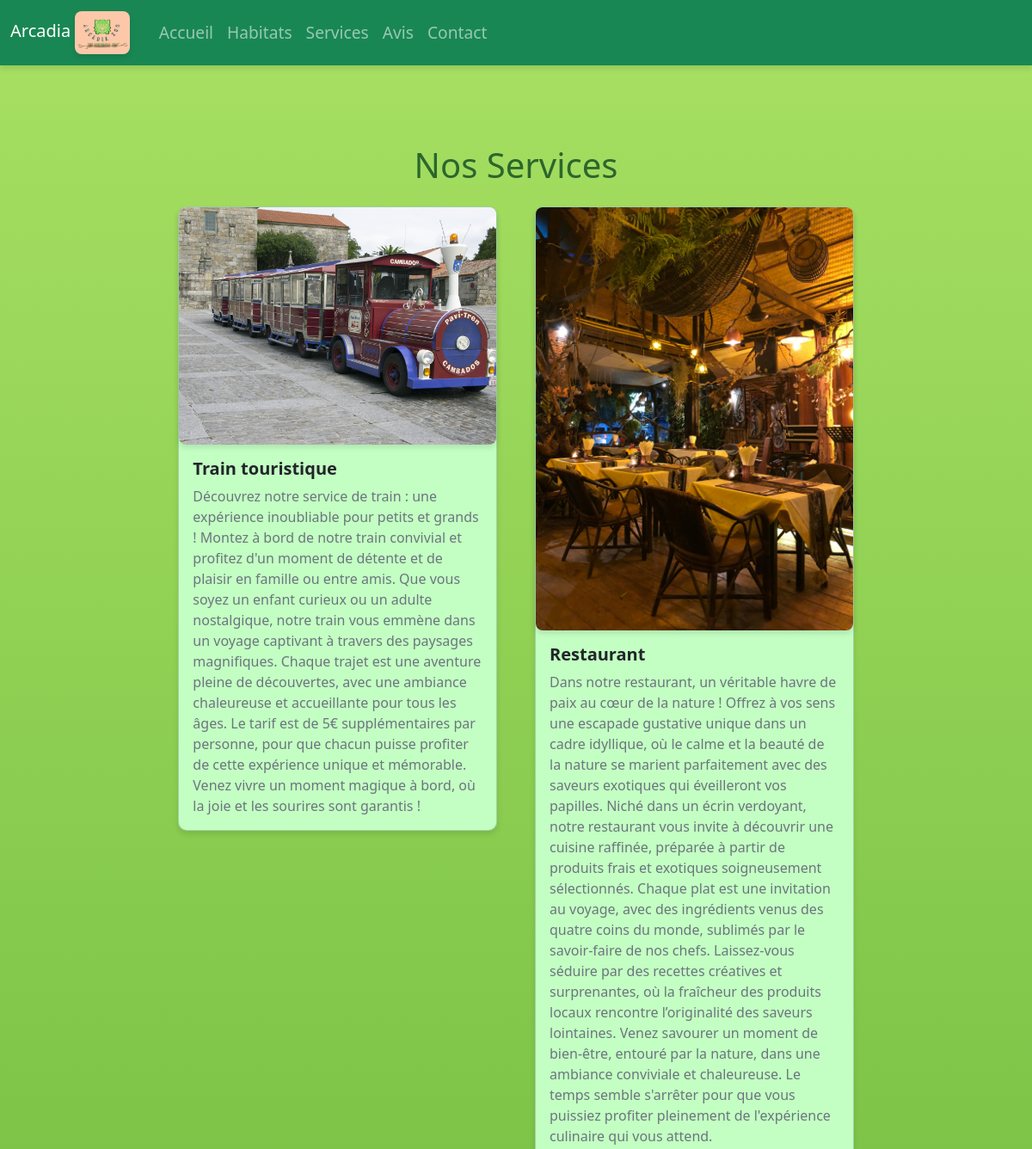
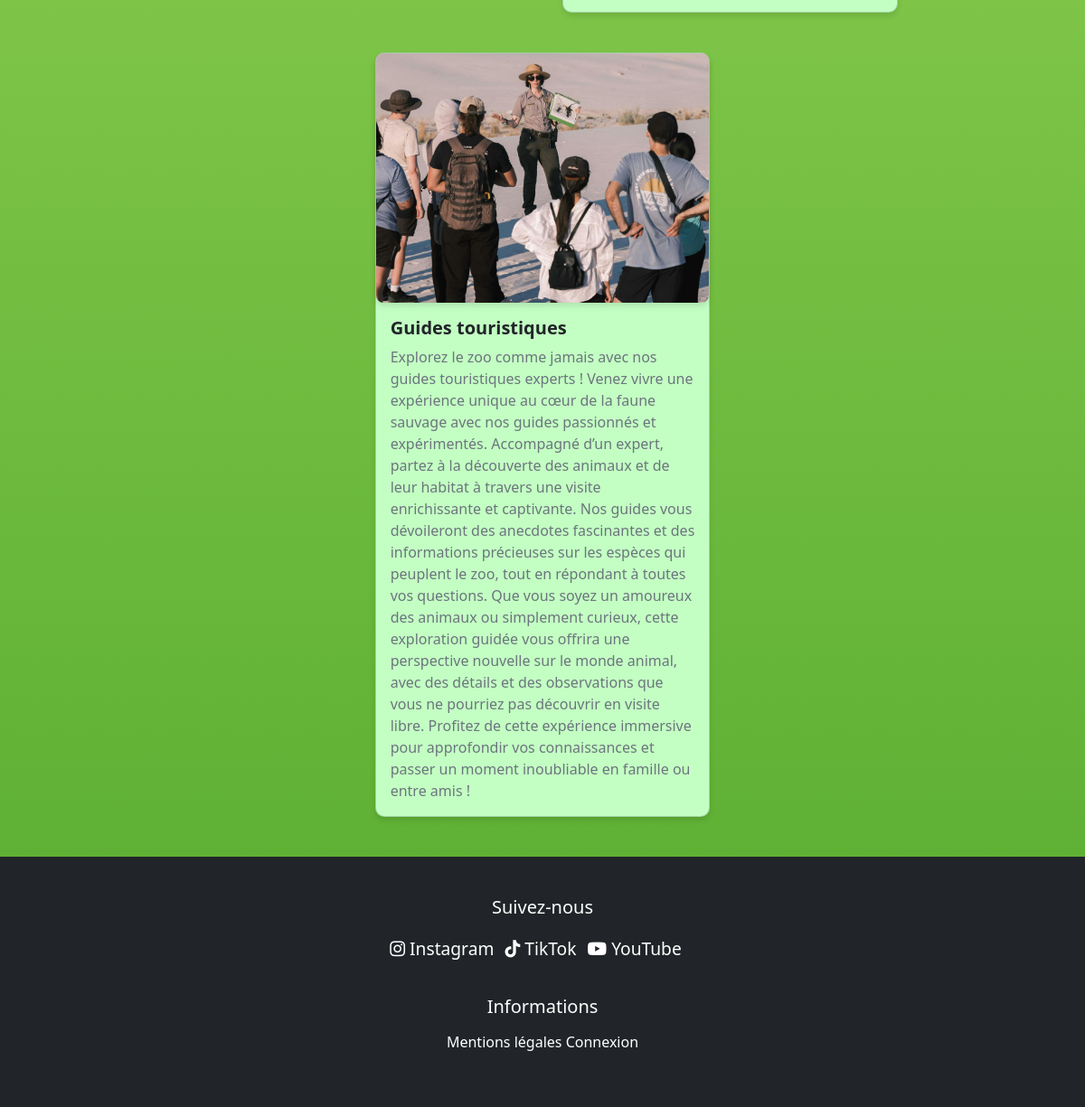
/services, run on the app's committed database (2 pictures, top to bottom).
### tables this page shows
CREATE TABLE `services` (
  `id` int NOT NULL,
  `name` varchar(255) NOT NULL,
  `description` text,
  `image` varchar(255) DEFAULT NULL,
  `created_at` timestamp NULL DEFAULT CURRENT_TIMESTAMP
);

### controllers/PublicController.php (called while the page is built, shortened)
<?php
class PublicController {
    public function services() {
        $serviceModel = new Service();
        $services = $serviceModel->getAllServices();
        require_once __DIR__ . '/../views/services.php';
    }
}

### public/index.php (called while the page is built, shortened)
<?php
require_once __DIR__ . '/../config/Database.php';
require_once __DIR__ . '/../controllers/PublicController.php';
require_once __DIR__ . '/../models/Service.php';
require_once __DIR__ . '/../config/Router.php';
$router = new Router();
$router->add('/', function() {
    $publicController = new PublicController();
    $publicController->home();
});
$router->add('/login', function() {
    require_once __DIR__ . '/../views/login.php';
});
$router->add('/login-submit', function() {
    $loginController = new LoginController();
    $loginController->login();
});
$router->add('/logout', function() {
    session_start();
    session_destroy();
    header('Location: /login');
    exit;
});
$router->add('/admin-dashboard', function() {
    require_once __DIR__ . '/../views/admin/admin-dashboard.php';
});
$router->add('/employee-dashboard', function() {
    require_once __DIR__ . '/../views/employe/employee-dashboard.php';
});
$router->add('/veto-dashboard', function() {
    require_once __DIR__ . '/../views/veto/veto-dashboard.php';
});
$router->add('/create-user', function() {
    $userController = new UserController();
    $userController->createUser();
});
$router->add('/create-user-submit', function() {
    $userController = new UserController();
    $userController->createUser();
});
$router->add('/showHours', function() {
    $openingHoursController = new OpeningHoursController();
    $openingHoursController->showHours();
});
$router->add('/updateHours', function() {
    $openingHoursController = new OpeningHoursController();
    $openingHoursController->updateHours();
});
$router->add('/list-habitats', function() {
    $habitatController = new HabitatController();
    $habitatController->listHabitats();
});
$router->add('/create-habitat', function() {
    $habitatController = new HabitatController();
    $habitatController->createHabitat();
});
$router->add('/create-habitat-submit', function() {
    $habitatController = new HabitatController();
    $habitatController->createHabitat();
});
$router->add('/edit-habitat', function() {
    $habitatController = new HabitatController();
    $habitatController->editHabitat();
});
$router->add('/delete-habitat', function() {
    $habitatController = new HabitatController();
    $habitatController->deleteHabitat();
});
$router->add('/list-animals', function() {
    $animalController = new AnimalController();
    $animalController->listAnimals();
});
$router->add('/create-animal', function() {
    $animalController = new AnimalController();
    $animalController->createAnimal();
});
$router->add('/create-animal-submit', function() {
    $animalController = new AnimalController();
    $animalController->createAnimal();
});
$router->add('/edit-animal', function() {
    $animalController = new AnimalController();
    $animalController->editAnimal();
});
$router->add('/delete-animal', function() {
    $animalController = new AnimalController();
    $animalController->deleteAnimal();
});
$router->add('/admin-animal-count', function() {
    $animalController = new AnimalController();
    $animalController->showAnimalCount();
});
$router->add('/list-services', function() {
    $serviceController = new ServiceController();
    $serviceController->listServices();
});
$router->add('/create-service', function() {
    $serviceController = new ServiceController();
    $serviceController->createService();
});
$router->add('/create-service-submit', function() {
    $serviceController = new ServiceController();
    $serviceController->createService();
});
$router->add('/edit-services', function() {
    $serviceController = new ServiceController();
    $serviceController->editService();
});
$router->add('/edit-service-submit', function() {
    $serviceController = new ServiceController();
    $serviceController->updateService();
});
$router->add('/edit-services', function() {
    $serviceController = new ServiceController();
    $serviceController->listService();
});
$router->add('/delete-service', function() {
    $serviceController = new ServiceController();
    $serviceController->deleteService();
});
$router->add('/add-feeding', function() {
    $feedingController = new FeedingController(new FeedingModel(), new Animal());
    $feedingController->addFeeding();
});
$router->add('/animal-consumptions', function() {
    $feedingModel = new FeedingModel();
    $feedingController = new FeedingController(new FeedingModel(), new Animal());
    $feedingController->listConsumptions();
});
$router->add('/manage-mails', function() {
    $contactController = new ContactController();
    $contactController->manageMails();
});
$router->add('/reply', function() {
    $id = $_GET['id'] ?? null;
    $contactController = new ContactController();
    $contactController->reply($id);
});
$router->add('/send-reply', function() {
    $contactController = new ContactController();
    $contactController->sendReply();
});
$router->add('/animal-reports', function() {
    $reportController = new ReportController();
    $reportController->listReports();
});
$router->add('/add-animal-report', function() {
    $reportController = new ReportController();
    $reportController->addReport();
});
$router->add('/add-habitat-review', function() {
    $habitatController = new HabitatController();
    $habitatController->addReview();
});
$router->add('/dashboard', function() {
    $adminController = new AdminController();
    $adminController->dashboard();
});
$router->add('/manage-reviews', function() {
    $reviewController = new ReviewController();
    $reviewController->manageReviews();
});
$router->add('/update-review', function() {
    $reviewController = new ReviewController();
    $reviewController->updateReview();
});
$router->add('/home', function() {
    $publicController = new PublicController();
    $publicController->home();
});
$router->add('/services', function() {
    $publicController = new PublicController();
    $publicController->services();
});
$router->add('/habitats', function() {
    $publicController = new PublicController();
    $publicController->showHabitats();
});
$router->add('/animal', function() {
    $animalController = new AnimalController();
    $animalController->showAnimalDetails();
});
$router->add('/notice', function() {
    $publicController = new PublicController();
    $publicController->notice();
});
$router->add('/submit-review', function() {
    $reviewController = new ReviewController();
    $reviewController->submitReview();
});
$router->add('/manage-reviews', function() {
    $reviewController = new ReviewController();
    $reviewController->manageReviews();
});
$router->add('/update-review', function() {
    $reviewController = new ReviewController();
    $reviewController->updateReview();
});
$router->add('/contact', function() {
    $contactController = new ContactController();
    $contactController->submitContact();
});
$router->add('/legacy', function() {
    $publicController = new PublicController();
    $publicController->legalNotice();
});
$requestPath = parse_url($_SERVER['REQUEST_URI'], PHP_URL_PATH);
$router->dispatch($requestPath);

### models/Service.php (called while the page is built, shortened)
<?php
class Service {
    private $conn;
    public function __construct() {
        $database = new Database();
        $this->conn = $database->getConnection();
    }
    public function getAllServices() {
        $query = "SELECT * FROM services";
        $stmt = $this->conn->prepare($query);
        $stmt->execute();
        return $stmt->fetchAll(PDO::FETCH_ASSOC);
    }
}

### config/Database.php (called while the page is built, shortened)
<?php
class Database {
    private $host = 'localhost';
    private $dName = 'arcadia';
    private $username = 'eliess';
    private $password = 'Eliess2001#@!';
    public function getConnection() {
        $this->conn = null;
        try {
            $this->conn = new PDO("mysql:host={$this->host};dbname={$this->dName}", $this->username, $this->password);
            $this->conn->setAttribute(PDO::ATTR_ERRMODE, PDO::ERRMODE_EXCEPTION);
        } catch (PDOException $exception) {
            echo "Erreur de connexion : " . $exception->getMessage();
        }
        return $this->conn;
    }
}

### views/services.php (the view)
<?php include 'template/clientHeader.php'; ?>
<?php include 'template/clientNavbar.php'; ?>
<div class="container mt-5">
    <h1 class="text-center my-4">Nos Services</h1>
    <div class="row">
        <?php foreach ($services as $service): ?>
            <div class="col-md-4 mb-4">
                <div class="card">
                    <?php if ($service['image']): ?>
                        <img src="<?= $service['image'] ?>" class="card-img-top" alt="<?= $service['name'] ?>">
                    <?php endif; ?>
                    <div class="card-body">
                        <h5 class="card-title"><?= htmlspecialchars($service['name']) ?></h5>
                        <p class="card-text"><?= htmlspecialchars($service['description']) ?></p>
                    </div>
                </div>
            </div>
        <?php endforeach; ?>
    </div>
</div>
<?php include 'template/clientFooter.php'; ?>

### config/Router.php
<?php
class Router {
    private $routes = [];
    public function add($path, $callback) {
        $this->routes[$path] = $callback;
    }
    public function dispatch($requestedPath) {
        if (isset($this->routes[$requestedPath])) {
            call_user_func($this->routes[$requestedPath]);
        } else {
            http_response_code(404);
            echo "Erreur 404 : Page non trouvée.";
        }
    }
}

### views/template/clientHeader.php (shortened to what this page needs)
<!DOCTYPE html>
<html lang="en">
<head>
    <link rel="stylesheet" href="/css/style.css">
    <link href="https://cdn.jsdelivr.net/npm/bootstrap@5.3.3/dist/css/bootstrap.min.css" rel="stylesheet">
    <link href="https://cdnjs.cloudflare.com/ajax/libs/font-awesome/6.0.0/css/all.min.css" rel="stylesheet">
</head>
<body>

### views/template/clientNavbar.php (shortened to what this page needs)
<nav class="navbar navbar-expand-lg navbar-dark bg-success sticky-top">
    <div class="container-fluid">
        <a class="navbar-brand" href="">Arcadia
            <img src="/images/logozoo.jpg" alt="logo" class="navbar-logo">
        </a>
        <div class="collapse navbar-collapse" id="navbarNav">
            <ul class="navbar-nav">
                <li class="nav-item">
                    <a class="nav-link" aria-current="page" href="/home">Accueil</a>
                </li>
                <li class="nav-item">
                    <a class="nav-link" href="/habitats">Habitats</a>
                </li>
                <li class="nav-item">
                    <a class="nav-link" href="/services">Services</a>
                </li>
                <li class="nav-item">
                    <a class="nav-link" href="/notice">Avis</a>
                </li>
                <li class="nav-item">
                    <a class="nav-link" href="/contact">Contact</a>
                </li>
            </ul>
        </div>
    </div>
</nav>

### views/template/clientFooter.php (shortened to what this page needs)
<footer class="bg-dark text-white py-4">
    <div class="container text-center">
        <div class="mb-3">
            <h5>Suivez-nous</h5>
            <ul class="list-inline">
                <li class="list-inline-item">
                    <a href="https://www.instagram.com" target="_blank" class="text-white">
                        <i class="fab fa-instagram"></i> Instagram
                    </a>
                </li>
                <li class="list-inline-item">
                    <a href="https://www.tiktok.com" target="_blank" class="text-white">
                        <i class="fab fa-tiktok"></i> TikTok
                    </a>
                </li>
                <li class="list-inline-item">
                    <a href="https://www.youtube.com" target="_blank" class="text-white">
                        <i class="fab fa-youtube"></i> YouTube
                    </a>
                </li>
            </ul>
        </div>
        <div class="mb-3">
            <h5>Informations</h5>
            <a href="/legacy" class="text-white">Mentions légales</a>
            <a class="text-white" href="/login">Connexion</a>
        </div>
    </div>
</footer>
</body>
</html>

### public/css/style.css (style rules this page uses)
body { font-family: 'Roboto', sans-serif; margin: 0; padding: 0; background: linear-gradient(to bottom, #a8e063, #56ab2f) !important; color: #3c403d; }
.sticky-top { box-shadow: 0 4px 6px rgba(0, 0, 0, 0.1) !important; z-index: 1030 !important; }
.navbar-logo { height: 50px; width: auto; margin-right: 10px; }
.container { max-width: 1200px !important; margin: 0 auto !important; padding: 20px !important; }
h1 { font-size: 2.5em !important; color: #2c662d !important; margin-bottom: 20px !important; }
img { border-radius: 8px !important; box-shadow: 0 4px 6px rgba(0, 0, 0, 0.1) !important; }
ul { list-style-type: none !important; padding: 0 !important; }
ul li { padding: 5px 0 !important; font-size: 1.2em !important; color: #3c403d !important; }
.row { display: flex !important; flex-wrap: wrap !important; gap: 20px; justify-content: center; }
.card { border-radius: 10px !important; box-shadow: 0 4px 6px rgba(0, 0, 0, 0.1); background-color: rgba(195, 255, 195, 1) !important; }
.card-img-top { border-top-left-radius: 10px; border-top-right-radius: 10px; }
.card-title { font-size: 1.25rem; font-weight: bold; }
.card-text { color: #6c757d; }
footer { background-color: #2c3e50; color: #ecf0f1; text-align: center; }
footer a { color: #1abc9c !important; text-decoration: none; }
footer .list-inline-item { margin-right: 15px; }
footer h5 { margin-bottom: 15px; }
footer ul { padding: 0; list-style: none; display: inline-block; }
footer .list-inline { display: inline-block; }

### data on the page
services: image (picture), name "Train touristique", description "Découvrez notre service de train : une expérience inoubliable pour petits et grands ! Montez à bord de notre train convivial et profitez d'un moment de détente et de plaisir en famille ou entre amis. Que vous soyez un enfant curieux ou un adulte nostalgique, notre train vous emmène dans un voyage captivant à travers des paysages magnifiques. Chaque trajet est une aventure pleine de découvertes, avec une ambiance chaleureuse et accueillante pour tous les âges. Le tarif est de 5€ supplémentaires par personne, pour que chacun puisse profiter de cette expérience unique et mémorable. Venez vivre un moment magique à bord, où la joie et les sourires sont garantis !"
services: image (picture), name "Restaurant", description "Dans notre restaurant, un véritable havre de paix au cœur de la nature ! Offrez à vos sens une escapade gustative unique dans un cadre idyllique, où le calme et la beauté de la nature se marient parfaitement avec des saveurs exotiques qui éveilleront vos papilles. Niché dans un écrin verdoyant, notre restaurant vous invite à découvrir une cuisine raffinée, préparée à partir de produits frais et exotiques soigneusement sélectionnés. Chaque plat est une invitation au voyage, avec des ingrédients venus des quatre coins du monde, sublimés par le savoir-faire de nos chefs. Laissez-vous séduire par des recettes créatives et surprenantes, où la fraîcheur des produits locaux rencontre l’originalité…"
services: image (picture), name "Guides touristiques", description "Explorez le zoo comme jamais avec nos guides touristiques experts ! Venez vivre une expérience unique au cœur de la faune sauvage avec nos guides passionnés et expérimentés. Accompagné d’un expert, partez à la découverte des animaux et de leur habitat à travers une visite enrichissante et captivante. Nos guides vous dévoileront des anecdotes fascinantes et des informations précieuses sur les espèces qui peuplent le zoo, tout en répondant à toutes vos questions. Que vous soyez un amoureux des animaux ou simplement curieux, cette exploration guidée vous offrira une perspective nouvelle sur le monde animal, avec des détails et des observations que vous ne pourriez pas découvrir en visite…"
